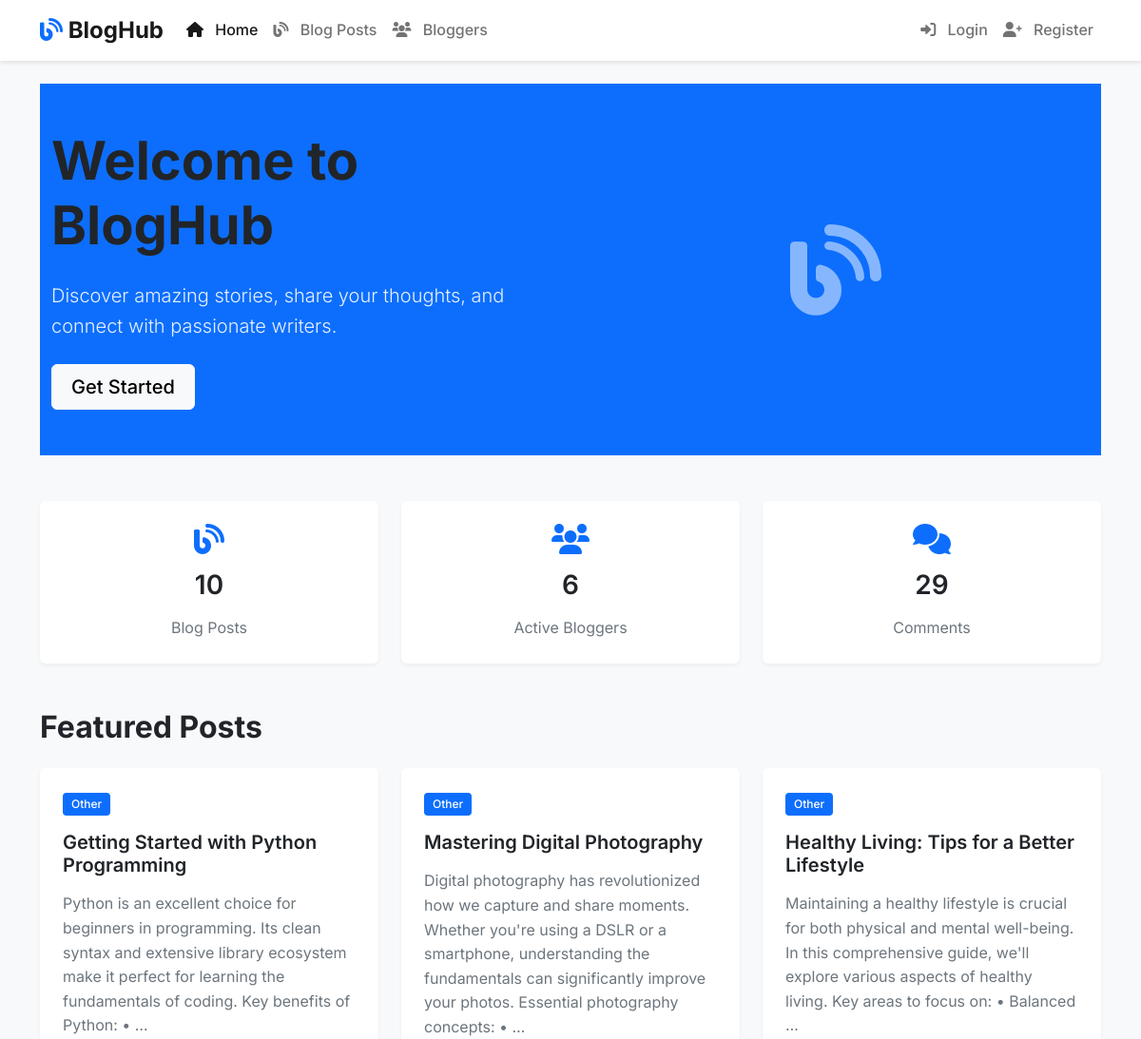
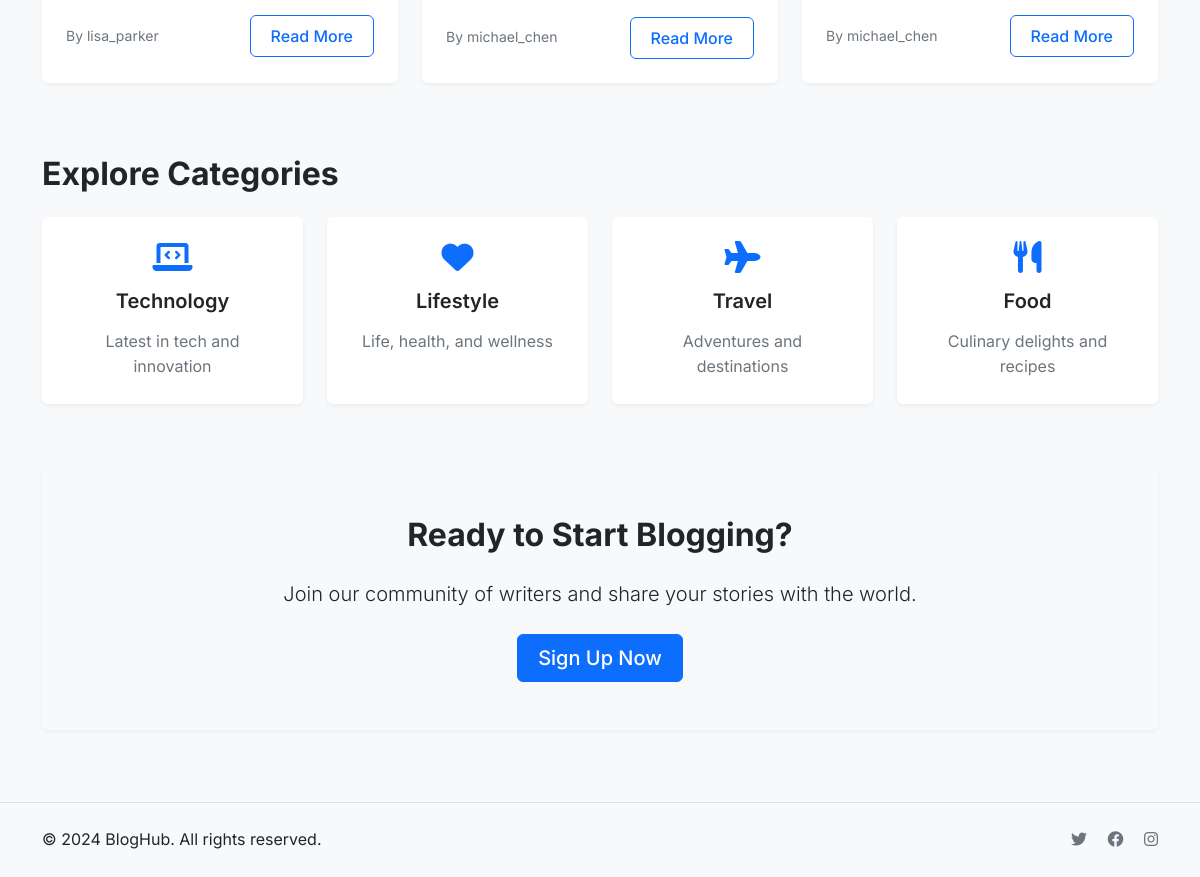
Screenshot of /blog/ with the database file from the repository (2 pictures, top to bottom).
### blog/models.py (models this page shows, shortened)
class BlogPost(models.Model):
    title = models.CharField(max_length=200)
    author = models.ForeignKey(Blogger, on_delete=models.SET_NULL, null=True)
    description = models.TextField(max_length=2000, help_text="Enter your blog text here.")
    post_date = models.DateField(auto_now_add=True)
    category = models.CharField(max_length=100, choices=[
        ('technology', 'Technology'),
        ('lifestyle', 'Lifestyle'),
        ('travel', 'Travel'),
        ('food', 'Food'),
        ('health', 'Health'),
        ('business', 'Business'),
        ('education', 'Education'),
        ('other', 'Other')
    ], default='other')
    tags = models.CharField(max_length=200, help_text="Enter tags separated by commas", default='')
    class Meta:
        ordering = ['-post_date']
    def get_absolute_url(self):
        return reverse('blog-detail', args=[str(self.id)])

class Blogger(models.Model):
    user = models.OneToOneField(User, on_delete=models.CASCADE)
    bio = models.TextField(max_length=500, help_text="Enter your bio details here.")
    def __str__(self):
        return self.user.username

### blog/views.py (the view)
# urls.py: path('', views.index, name='index'),
def index(request):
    num_posts = BlogPost.objects.all().count()
    num_bloggers = Blogger.objects.all().count()
    num_comments = Comment.objects.all().count()
    latest_posts = BlogPost.objects.all().order_by('-post_date')[:3]  # Get the 3 most recent posts
    context = {
        'num_posts': num_posts,
        'num_bloggers': num_bloggers,
        'num_comments': num_comments,
        'latest_posts': latest_posts,
    }
    return render(request, 'index.html', context=context)

### templates/index.html (shortened to what this page needs)
{% extends "base_generic.html" %}
{% block content %}
<div class="hero-section bg-primary text-white py-5 mb-5">
    <div class="container">
        <div class="row align-items-center">
            <div class="col-lg-6">
                <h1 class="display-4 fw-bold mb-4">Welcome to BlogHub</h1>
                <p class="lead mb-4">Discover amazing stories, share your thoughts, and connect with passionate writers.</p>
                {% if user.is_authenticated %}
                <a href="{% url 'blog-create' %}" class="btn btn-light btn-lg">Create New Post</a>
                {% else %}
                <a href="{% url 'register' %}" class="btn btn-light btn-lg">Get Started</a>
                {% endif %}
            </div>
            <div class="col-lg-6">
                <div class="text-center">
                    <i class="fas fa-blog fa-6x opacity-50"></i>
                </div>
            </div>
        </div>
    </div>
</div>
<div class="row mb-5">
    <div class="col-md-4">
        <div class="card h-100">
            <div class="card-body text-center">
                <i class="fas fa-blog fa-2x text-primary mb-3"></i>
                <h3 class="card-title">{{ num_posts }}</h3>
                <p class="card-text text-muted">Blog Posts</p>
            </div>
        </div>
    </div>
    <div class="col-md-4">
        <div class="card h-100">
            <div class="card-body text-center">
                <i class="fas fa-users fa-2x text-primary mb-3"></i>
                <h3 class="card-title">{{ num_bloggers }}</h3>
                <p class="card-text text-muted">Active Bloggers</p>
            </div>
        </div>
    </div>
    <div class="col-md-4">
        <div class="card h-100">
            <div class="card-body text-center">
                <i class="fas fa-comments fa-2x text-primary mb-3"></i>
                <h3 class="card-title">{{ num_comments }}</h3>
                <p class="card-text text-muted">Comments</p>
            </div>
        </div>
    </div>
</div>
<div class="row mb-5">
    <div class="col-12">
        <h2 class="mb-4">Featured Posts</h2>
    </div>
    {% for post in latest_posts %}
    <div class="col-md-4 mb-4">
        <div class="card h-100">
            <div class="card-body">
                <span class="badge bg-primary mb-3">{{ post.category|title }}</span>
                <h5 class="card-title">{{ post.title }}</h5>
                <p class="card-text text-muted">{{ post.description|truncatewords:30 }}</p>
                <div class="d-flex justify-content-between align-items-center">
                    <small class="text-muted">By {{ post.author }}</small>
                    <a href="{{ post.get_absolute_url }}" class="btn btn-outline-primary">Read More</a>
                </div>
            </div>
        </div>
    </div>
    {% endfor %}
</div>
<div class="row mb-5">
    <div class="col-12">
        <h2 class="mb-4">Explore Categories</h2>
    </div>
    <div class="col-md-3 mb-3">
        <div class="card h-100">
            <div class="card-body text-center">
                <i class="fas fa-laptop-code fa-2x text-primary mb-3"></i>
                <h5 class="card-title">Technology</h5>
                <p class="card-text text-muted">Latest in tech and innovation</p>
            </div>
        </div>
    </div>
    <div class="col-md-3 mb-3">
        <div class="card h-100">
            <div class="card-body text-center">
                <i class="fas fa-heart fa-2x text-primary mb-3"></i>
                <h5 class="card-title">Lifestyle</h5>
                <p class="card-text text-muted">Life, health, and wellness</p>
            </div>
        </div>
    </div>
    <div class="col-md-3 mb-3">
        <div class="card h-100">
            <div class="card-body text-center">
                <i class="fas fa-plane fa-2x text-primary mb-3"></i>
                <h5 class="card-title">Travel</h5>
                <p class="card-text text-muted">Adventures and destinations</p>
            </div>
        </div>
    </div>
    <div class="col-md-3 mb-3">
        <div class="card h-100">
            <div class="card-body text-center">
                <i class="fas fa-utensils fa-2x text-primary mb-3"></i>
                <h5 class="card-title">Food</h5>
                <p class="card-text text-muted">Culinary delights and recipes</p>
            </div>
        </div>
    </div>
</div>
<div class="row">
    <div class="col-12">
        <div class="card bg-light">
            <div class="card-body text-center py-5">
                <h2 class="mb-4">Ready to Start Blogging?</h2>
                <p class="lead mb-4">Join our community of writers and share your stories with the world.</p>
                {% if user.is_authenticated %}
                <a href="{% url 'blog-create' %}" class="btn btn-primary btn-lg">Create Your First Post</a>
                {% else %}
                <a href="{% url 'register' %}" class="btn btn-primary btn-lg">Sign Up Now</a>
                {% endif %}
            </div>
        </div>
    </div>
</div>
{% endblock %}

### static/css/style.css (style rules this page uses)
:root { --primary-color: #0d6efd; --secondary-color: #6c757d; --success-color: #198754; --info-color: #0dcaf0; --warning-color: #ffc107; --danger-color: #dc3545; --light-color: #f8f9fa; --dark-color: #212529; --border-radius: 0.375rem; --transition: all 0.2s ease-in-out; }
body { font-family: 'Inter', -apple-system, BlinkMacSystemFont, 'Segoe UI', Roboto, 'Helvetica Neue', Arial, sans-serif; color: var(--dark-color); line-height: 1.6; background-color: var(--light-color); }
.hero-section { background-color: var(--primary-color); padding: 4rem 0; margin-bottom: 3rem; }
.hero-section h1 { font-weight: 800; margin-bottom: 1.5rem; }
.hero-section .lead { font-size: 1.25rem; opacity: 0.9; }
.card { border: none; border-radius: var(--border-radius); box-shadow: 0 2px 4px rgba(0, 0, 0, 0.05); transition: var(--transition); background-color: white; }
.card-body { padding: 1.5rem; }
.card-title { font-weight: 600; margin-bottom: 1rem; }
.btn { font-weight: 500; padding: 0.5rem 1.25rem; border-radius: var(--border-radius); transition: var(--transition); }
.btn-primary { background-color: var(--primary-color); border-color: var(--primary-color); }
.btn-outline-primary { color: var(--primary-color); border-color: var(--primary-color); }
.badge { font-weight: 500; padding: 0.5em 0.75em; border-radius: 0.25rem; }
h1, h2, h3, h4, h5, h6 { font-weight: 700; color: var(--dark-color); margin-bottom: 1rem; }
.display-4 { font-weight: 800; }
.lead { font-size: 1.25rem; font-weight: 300; }

### rows the page displays
BlogPost: category "Other", title "Getting Started with Python Programming", description "Python is an excellent choice for beginners in programming. Its clean syntax and extensive library ecosystem make it perfect for learning the fundamentals of coding. Key benefits of Python: • …", author "lisa_parker"
BlogPost: category "Other", title "Mastering Digital Photography", description "Digital photography has revolutionized how we capture and share moments. Whether you're using a DSLR or a smartphone, understanding the fundamentals can significantly improve your photos. Essential photography concepts: • …", author "michael_chen"
BlogPost: category "Other", title "Healthy Living: Tips for a Better Lifestyle", description "Maintaining a healthy lifestyle is crucial for both physical and mental well-being. In this comprehensive guide, we'll explore various aspects of healthy living. Key areas to focus on: • Balanced …", author "michael_chen"

### other values shown
{{ num_posts }} "10"
{{ num_bloggers }} "6"
{{ num_comments }} "29"
